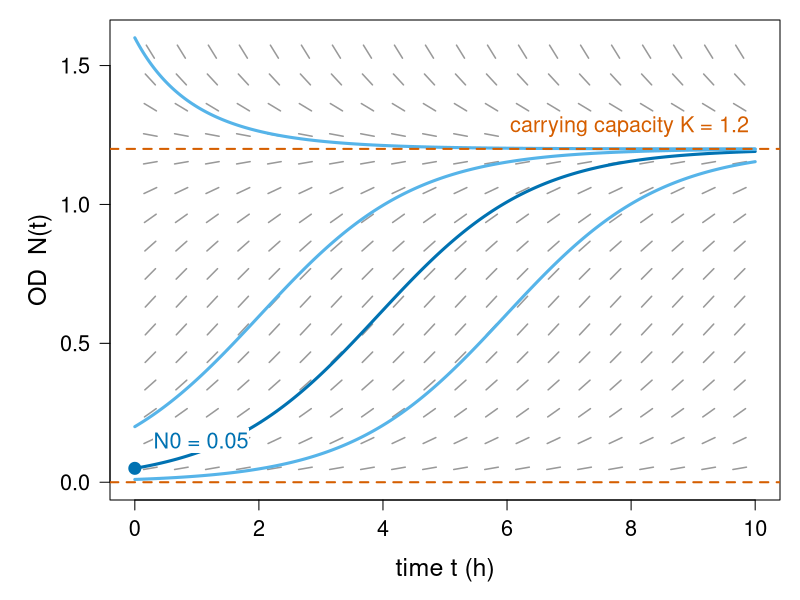
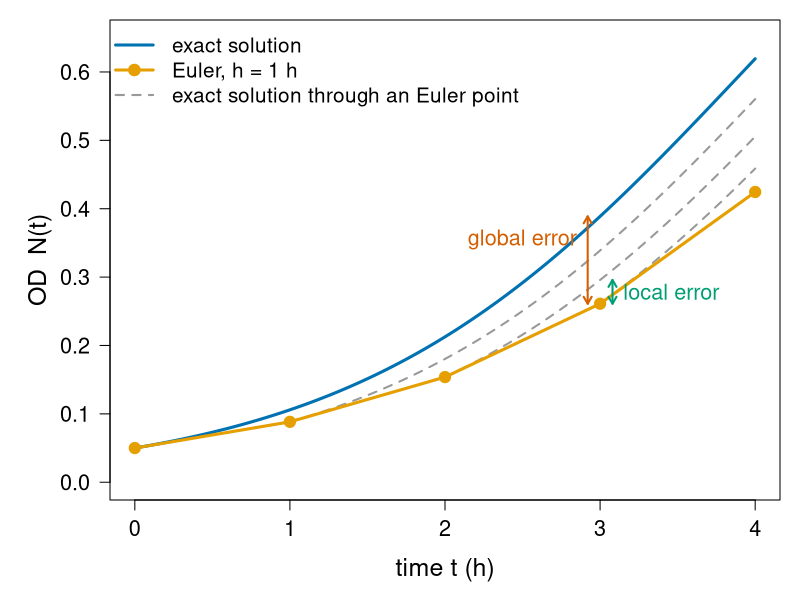
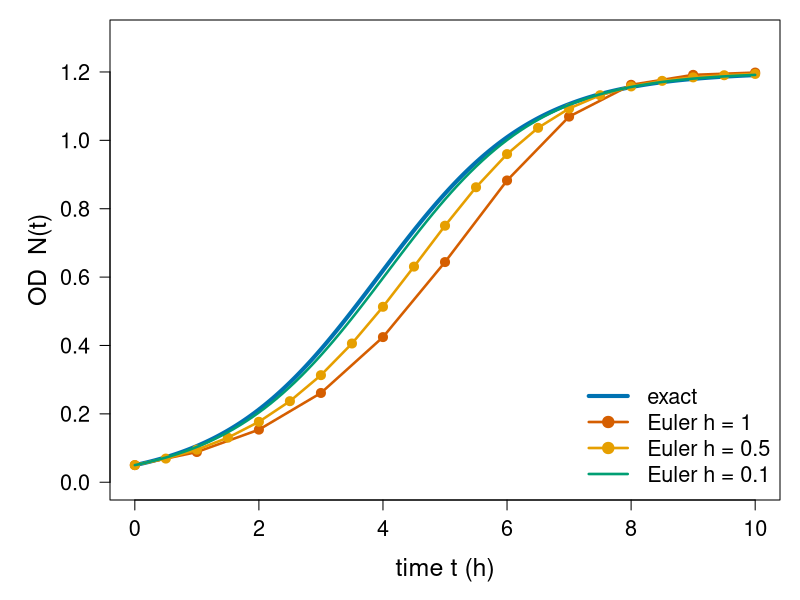
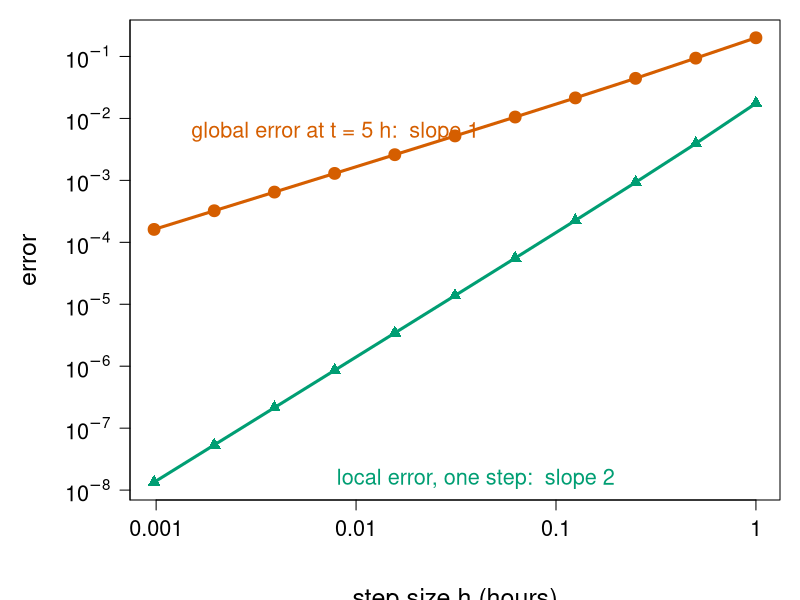
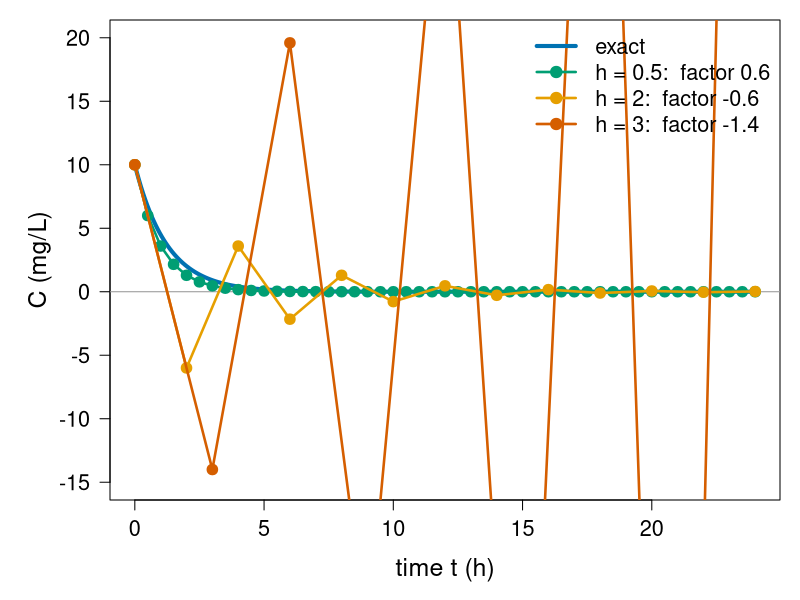
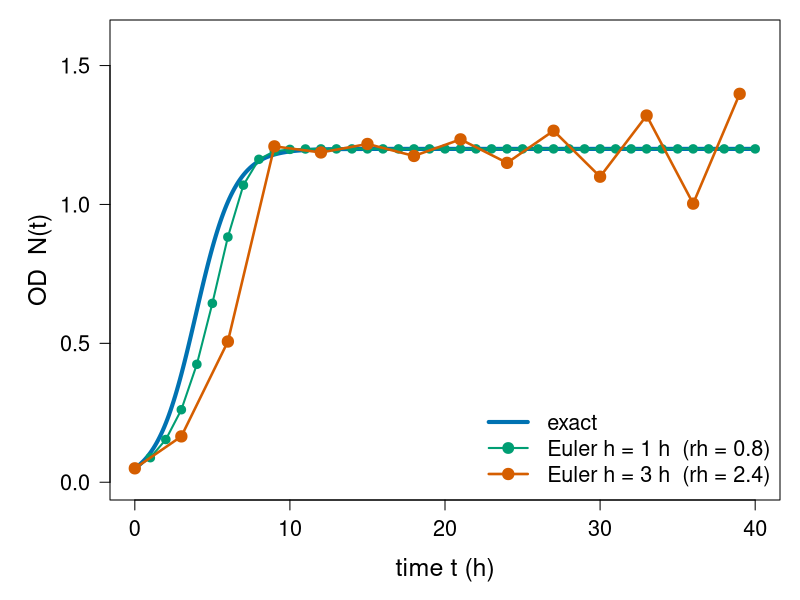
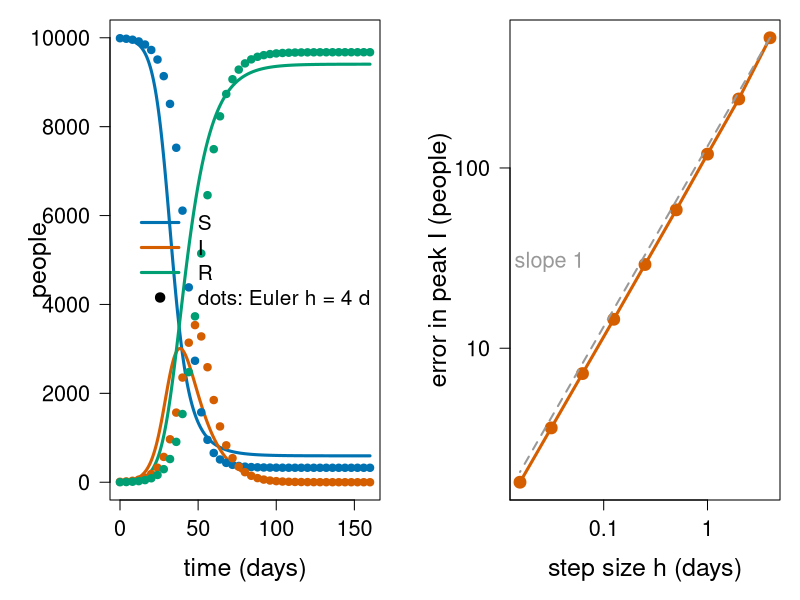
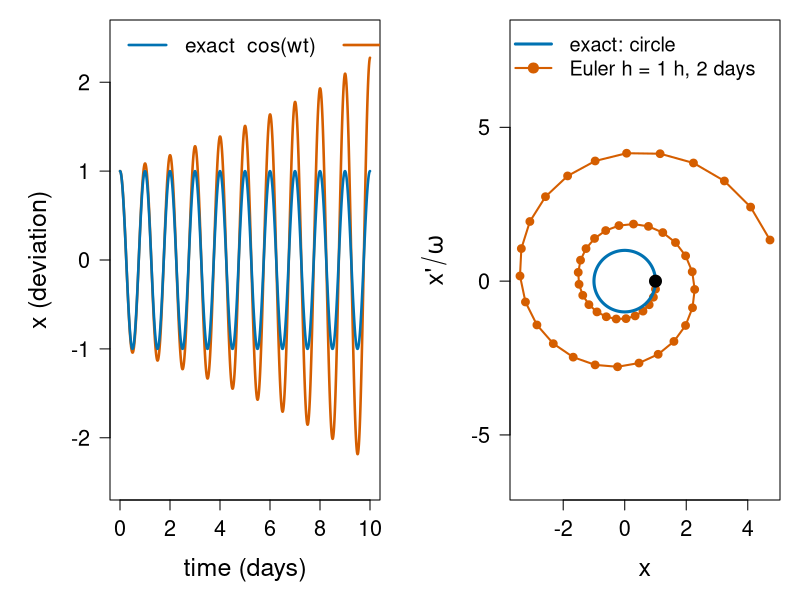

These figures' R source, in order:
# Figures for the euler/ unit ("Initial value problems and Euler's method").
#
# Re-run by hand from this folder (it is NOT run by `quarto render`):
#   cd euler && Rscript make-euler-figs.R
#
# Base R graphics only (grDevices::svg). Colours are Okabe-Ito
# (colour-blind safe). Makes:
#   fig01-direction-field.svg  direction field of the logistic ODE with solutions
#   fig02-euler-steps.svg      Euler steps (h = 1 h): local vs global error
#   fig03-euler-vs-exact.svg   Euler with h = 1, 0.5, 0.1 h against the exact curve
#   fig04-order.svg            local error (slope 2) and global error (slope 1) vs h
#   fig05-unstable.svg         drug clearance C' = -0.8 C with h = 0.5, 2, 3 h
#   fig06-logistic-cycle.svg   logistic growth with h = 3 h: a spurious boom-bust cycle
#   fig07-sir.svg              SIR epidemic; error in the peak vs h
#   fig08-oscillator.svg       Euler on a 24-hour oscillator spirals outwards

oi <- c(orange = "#E69F00", sky = "#56B4E9", green = "#009E73",
        yellow = "#F0E442", blue = "#0072B2", red = "#D55E00",
        purple = "#CC79A7", grey = "#999999")

## ---- the running examples (same code as on the slides) ---------------------

euler <- function(f, t0, y0, h, n) {            # scalar Euler, as on the slides
  t <- t0 + (0:n) * h
  y <- numeric(n + 1); y[1] <- y0
  for (i in 1:n) y[i + 1] <- y[i] + h * f(t[i], y[i])
  data.frame(t = t, y = y)
}
euler_sys <- function(f, t0, y0, h, n) {        # vector Euler, as on the slides
  t <- t0 + (0:n) * h
  Y <- matrix(0, n + 1, length(y0)); Y[1, ] <- y0
  for (i in 1:n) Y[i + 1, ] <- Y[i, ] + h * f(t[i], Y[i, ])
  list(t = t, y = Y)
}

K <- 1.2; N0 <- 0.05; r <- 0.8                 # logistic OD curve, per hour
f <- function(t, N) r * N * (1 - N / K)
exact_from <- function(t, t0, n0) K / (1 + (K / n0 - 1) * exp(-r * (t - t0)))
exact <- function(t) exact_from(t, 0, N0)

labelbg <- function(x, y, lab, adj = 0, cex = 1.3, col = "black") {  # text on white
  w <- strwidth(lab, cex = cex); hh <- strheight(lab, cex = cex)
  x0 <- x - adj * w
  rect(x0 - 0.1 * hh, y - 0.8 * hh, x0 + w + 0.1 * hh, y + 0.8 * hh, col = "white", border = NA)
  text(x, y, lab, adj = adj, cex = cex, col = col)
}

## ---- fig01: direction field --------------------------------------------------

svg("fig01-direction-field.svg", width = 9, height = 5.5)
par(mar = c(5, 5.5, 1, 1), cex.lab = 1.5, cex.axis = 1.3)
plot(NA, xlim = c(0, 10), ylim = c(0, 1.6), xlab = "time t (h)",
     ylab = "OD  N(t)", las = 1)
tg <- seq(0.25, 9.75, by = 0.5); Ng <- seq(0.05, 1.55, by = 0.1)
len <- 0.22                                       # segment length in plot units
sx <- 10 / 1.6 * 5.5 / 9                          # aspect correction (x per y unit)
for (tt in tg) for (NN in Ng) {
  s <- f(tt, NN)
  dx <- len / sqrt(1 + (s * sx)^2) ; dy <- s * dx
  segments(tt - dx / 2, NN - dy / 2, tt + dx / 2, NN + dy / 2, col = oi["grey"], lwd = 1.5)
}
tt <- seq(0, 10, length.out = 300)
for (n0 in c(0.01, 0.05, 0.2, 1.6)) lines(tt, exact_from(tt, 0, n0), lwd = 3,
                                          col = if (n0 == 0.05) oi["blue"] else oi["sky"])
abline(h = c(0, K), lty = 2, col = oi["red"], lwd = 2)
labelbg(9.9, K + 0.08, "carrying capacity K = 1.2", adj = 1, col = oi["red"])
points(0, N0, pch = 19, cex = 1.6, col = oi["blue"])
labelbg(0.3, N0 + 0.1, "N0 = 0.05", col = oi["blue"])
dev.off()

## ---- fig02: Euler steps, local vs global error ------------------------------

svg("fig02-euler-steps.svg", width = 9, height = 5.5)
par(mar = c(5, 5.5, 1, 1), cex.lab = 1.5, cex.axis = 1.3)
e1 <- euler(f, 0, N0, 1, 4)
tt <- seq(0, 4, length.out = 300)
plot(tt, exact(tt), type = "l", lwd = 3, col = oi["blue"], ylim = c(0, 0.65),
     xlab = "time t (h)", ylab = "OD  N(t)", las = 1)
for (i in 2:4) {                                  # exact curve through each Euler point
  ts <- seq(e1$t[i], 4, length.out = 200)
  lines(ts, exact_from(ts, e1$t[i], e1$y[i]), lty = 2, lwd = 2, col = oi["grey"])
}
lines(e1$t, e1$y, lwd = 3, col = oi["orange"])
points(e1$t, e1$y, pch = 19, cex = 1.5, col = oi["orange"])
# errors at t = 3
loc <- exact_from(3, 2, e1$y[3])
arrows(3.08, e1$y[4], 3.08, loc, code = 3, length = 0.08, lwd = 2, col = oi["green"])
text(3.15, (e1$y[4] + loc) / 2, "local error", adj = 0, cex = 1.3, col = oi["green"])
arrows(2.92, e1$y[4], 2.92, exact(3), code = 3, length = 0.08, lwd = 2, col = oi["red"])
text(2.85, (e1$y[4] + exact(3)) / 2 + 0.03, "global error", adj = 1, cex = 1.3, col = oi["red"])
legend("topleft", c("exact solution", "Euler, h = 1 h", "exact solution through an Euler point"),
       col = oi[c("blue", "orange", "grey")], lty = c(1, 1, 2), lwd = c(3, 3, 2),
       pch = c(NA, 19, NA), cex = 1.25, bty = "n")
dev.off()

## ---- fig03: Euler with three step sizes --------------------------------------

svg("fig03-euler-vs-exact.svg", width = 9, height = 5.5)
par(mar = c(5, 5.5, 1, 1), cex.lab = 1.5, cex.axis = 1.3)
tt <- seq(0, 10, length.out = 300)
plot(tt, exact(tt), type = "l", lwd = 4, col = oi["blue"], ylim = c(0, 1.3),
     xlab = "time t (h)", ylab = "OD  N(t)", las = 1)
hs <- c(1, 0.5, 0.1); cols <- oi[c("red", "orange", "green")]
for (j in 1:3) {
  e <- euler(f, 0, N0, hs[j], round(10 / hs[j]))
  lines(e$t, e$y, lwd = 2.5, col = cols[j], type = if (hs[j] >= 0.5) "o" else "l", pch = 19)
}
legend("bottomright", c("exact", "Euler h = 1", "Euler h = 0.5", "Euler h = 0.1"),
       col = c(oi["blue"], cols), lwd = c(4, 2.5, 2.5, 2.5), pch = c(NA, 19, 19, NA),
       cex = 1.3, bty = "n")
dev.off()

## ---- fig04: local and global error vs h --------------------------------------

svg("fig04-order.svg", width = 9, height = 5.5)
par(mar = c(5, 6.5, 1, 1), mgp = c(4.5, 1, 0), cex.lab = 1.5, cex.axis = 1.3)
h <- 2^-(0:10)
glob <- sapply(h, function(h) abs(tail(euler(f, 0, N0, h, 5 / h)$y, 1) - exact(5)))
loc  <- sapply(h, function(h) abs(N0 + h * f(0, N0) - exact(h)))
plot(h, glob, log = "xy", type = "o", pch = 19, lwd = 3, cex = 1.3, col = oi["red"],
     ylim = range(c(glob, loc)), xlab = "step size h (hours)", ylab = "error",
     axes = FALSE)
lines(h, loc, type = "o", pch = 17, lwd = 3, cex = 1.3, col = oi["green"])
axis(1, at = 10^(-3:0), labels = c("0.001", "0.01", "0.1", "1"), mgp = c(3, 1, 0))
axis(2, at = 10^(-9:0), labels = parse(text = paste0("10^", -9:0)), las = 1); box()
text(0.0015, 6e-3, "global error at t = 5 h:  slope 1", adj = 0, cex = 1.3, col = oi["red"])
text(0.008, 1.5e-8, "local error, one step:  slope 2", adj = 0, cex = 1.3, col = oi["green"])
dev.off()

## ---- fig05: drug clearance, three step sizes ----------------------------------

svg("fig05-unstable.svg", width = 9, height = 5.5)
par(mar = c(5, 5.5, 1, 1), cex.lab = 1.5, cex.axis = 1.3)
k <- 0.8; tt <- seq(0, 24, length.out = 300)
plot(tt, 10 * exp(-k * tt), type = "l", lwd = 4, col = oi["blue"], ylim = c(-15, 20),
     xlab = "time t (h)", ylab = "C (mg/L)", las = 1)
abline(h = 0, col = oi["grey"])
hs <- c(0.5, 2, 3); cols <- oi[c("green", "orange", "red")]
for (j in 1:3) {
  n <- floor(24 / hs[j]); tj <- (0:n) * hs[j]
  lines(tj, 10 * (1 - k * hs[j])^(0:n), type = "o", pch = 19, lwd = 2.5, cex = 1.2, col = cols[j])
}
legend("topright", c("exact", "h = 0.5:  factor 0.6", "h = 2:  factor -0.6", "h = 3:  factor -1.4"),
       col = c(oi["blue"], cols), lwd = c(4, 2.5, 2.5, 2.5), pch = c(NA, 19, 19, 19),
       cex = 1.3, bty = "n")
dev.off()

## ---- fig06: logistic with h = 3: spurious cycle ----------------------------

svg("fig06-logistic-cycle.svg", width = 9, height = 5.5)
par(mar = c(5, 5.5, 1, 1), cex.lab = 1.5, cex.axis = 1.3)
tt <- seq(0, 40, length.out = 400)
plot(tt, exact(tt), type = "l", lwd = 4, col = oi["blue"], ylim = c(0, 1.6),
     xlab = "time t (h)", ylab = "OD  N(t)", las = 1)
e <- euler(f, 0, N0, 1, 40);   lines(e$t, e$y, type = "o", pch = 19, lwd = 2, col = oi["green"])
e <- euler(f, 0, N0, 3, 13);   lines(e$t, e$y, type = "o", pch = 19, lwd = 2.5, cex = 1.3, col = oi["red"])
legend("bottomright", c("exact", "Euler h = 1 h  (rh = 0.8)", "Euler h = 3 h  (rh = 2.4)"),
       col = oi[c("blue", "green", "red")], lwd = c(4, 2, 2.5), pch = c(NA, 19, 19),
       cex = 1.3, bty = "n")
dev.off()

## ---- fig07: SIR epidemic and the error in the peak ----------------------------

beta <- 0.3; gamma <- 0.1; Npop <- 10000
sir <- function(t, y) {
  S <- y[1]; I <- y[2]
  c(-beta * S * I / Npop, beta * S * I / Npop - gamma * I, gamma * I)
}
y0 <- c(9990, 10, 0)
Imax <- sum(y0[1:2]) - Npop / (beta / gamma) * (1 + log(beta / gamma * y0[1] / Npop))

svg("fig07-sir.svg", width = 12, height = 5)
par(mfrow = c(1, 2), mar = c(5, 5.5, 1, 1), cex.lab = 1.5, cex.axis = 1.3)
ref <- euler_sys(sir, 0, y0, 0.01, 16000)
plot(ref$t, ref$y[, 1], type = "l", lwd = 3, col = oi["blue"], ylim = c(0, 10000),
     xlab = "time (days)", ylab = "people", las = 1)
lines(ref$t, ref$y[, 2], lwd = 3, col = oi["red"])
lines(ref$t, ref$y[, 3], lwd = 3, col = oi["green"])
e <- euler_sys(sir, 0, y0, 4, 40)
for (j in 1:3) points(e$t, e$y[, j], pch = 19, cex = 1, col = oi[c("blue", "red", "green")][j])
legend("right", c("S", "I", "R", "dots: Euler h = 4 d"), col = c(oi[c("blue", "red", "green")], "black"),
       lwd = c(3, 3, 3, NA), pch = c(NA, NA, NA, 19), cex = 1.25, bty = "n")
hs <- 2^(2:-6)
perr <- sapply(hs, function(h) max(euler_sys(sir, 0, y0, h, 200 / h)$y[, 2]) - Imax)
plot(hs, perr, log = "xy", type = "o", pch = 19, lwd = 3, cex = 1.3, col = oi["red"],
     xlab = "step size h (days)", ylab = "error in peak I (people)", axes = FALSE)
axis(1, at = c(0.01, 0.1, 1), labels = c("0.01", "0.1", "1"))
axis(2, at = c(1, 10, 100), las = 1); box()
lines(hs, perr[1] * hs / hs[1], lty = 2, lwd = 2, col = oi["grey"])
text(0.03, 30, "slope 1", cex = 1.3, col = oi["grey"])
dev.off()

## ---- fig08: Euler on a 24-hour oscillator --------------------------------------

w <- 2 * pi / 24
osc <- function(t, y) c(y[2], -w^2 * y[1])

svg("fig08-oscillator.svg", width = 12, height = 5)
par(mfrow = c(1, 2), mar = c(5, 5.5, 1, 1), cex.lab = 1.5, cex.axis = 1.3)
e <- euler_sys(osc, 0, c(1, 0), 0.1, 2400)
plot(e$t / 24, e$y[, 1], type = "l", lwd = 2.5, col = oi["red"], ylim = c(-2.5, 2.5),
     xlab = "time (days)", ylab = "x (deviation)", las = 1)
tt <- seq(0, 240, length.out = 2000)
lines(tt / 24, cos(w * tt), lwd = 2.5, col = oi["blue"])
legend("topleft", c("exact  cos(wt)", "Euler h = 0.1 h"), col = oi[c("blue", "red")],
       lwd = 2.5, cex = 1.25, bty = "n", horiz = TRUE)
e <- euler_sys(osc, 0, c(1, 0), 1, 48)
plot(e$y[, 1], e$y[, 2] / w, type = "o", pch = 19, cex = 0.9, lwd = 2, col = oi["red"],
     asp = 1, xlab = "x", ylab = expression(x * "'" / omega), las = 1)
th <- seq(0, 2 * pi, length.out = 200)
lines(cos(th), sin(th), lwd = 3, col = oi["blue"])
points(1, 0, pch = 19, cex = 1.6, col = "black")
legend("topleft", c("exact: circle", "Euler h = 1 h, 2 days"), col = oi[c("blue", "red")],
       lwd = c(3, 2), pch = c(NA, 19), cex = 1.2, bty = "n")
dev.off()
